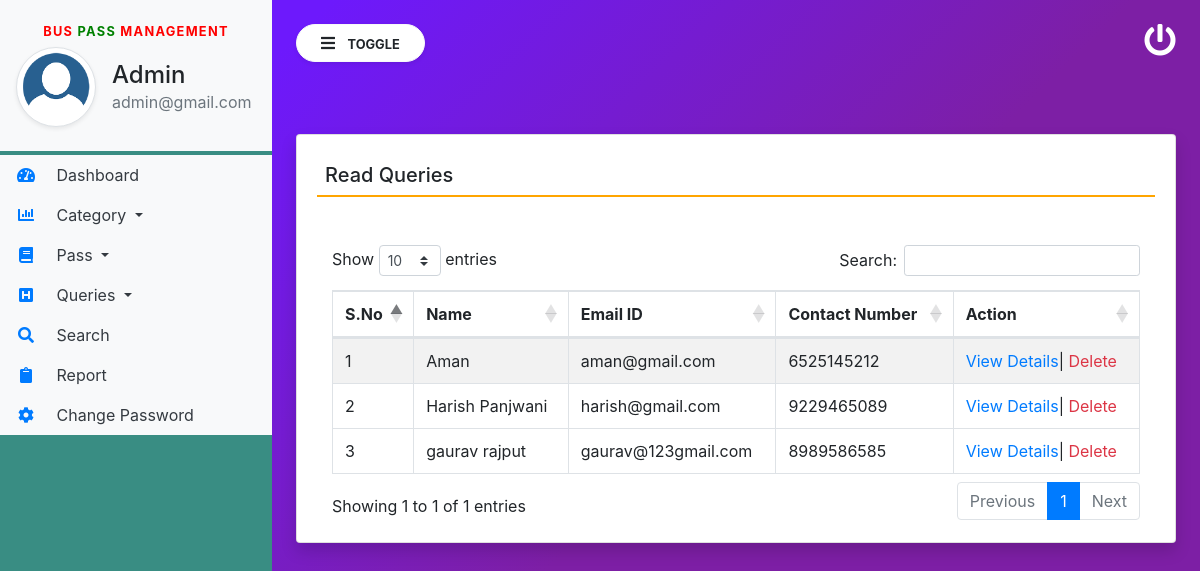
Screenshot of /read_queries (signed in) with the database file from the repository.
### buspass/models.py (models this page shows, shortened)
class Contact(models.Model):
    name = models.CharField(max_length=200, null=True)
    emailid = models.CharField(max_length=100, null=True)
    contact = models.CharField(max_length=15, null=True)
    message = models.CharField(max_length=300, null=True)
    msgdate = models.DateField(null=True)
    isread = models.CharField(max_length=10, null=True)

### buspass/views.py (the view)
# urls.py: path('read_queries', read_queries, name='read_queries'),
def read_queries(request):
    if not request.user.is_authenticated:
        return redirect('login')
    contact = Contact.objects.filter(isread="yes")
    return render(request,'read_queries.html', locals())

### buspass/templates/read_queries.html
{% extends 'admin_base.html' %}
{% block main  %}
<div class="card shadow mt-5">
    <div class="card-body">
        <h5 class="p-2" style="border-bottom: 2px solid orange;">Read Queries </h5>
        <div class="container-fluid mt-5">
            <table id="example" class="table table-striped table-bordered" style="width:100%">
                <thead>
                <tr>
                    <th>S.No</th>
                    <th>Name</th>
                    <th>Email ID</th>
                    <th>Contact Number</th>
                    <th>Action</th>
                </tr>
                </thead>
                {% for i in contact %}
                <tbody>
                <tr>
                    <td>{{forloop.counter}}</td>
                    <td>{{i.name}}</td>
                    <td>{{i.emailid}}</td>
                    <td>{{i.contact}}</td>
                    <td><a href="{% url 'view_queries' i.id %}" class="text-primary">View Details</a>|
                        <a href="{% url 'delete_contact' i.id %}" class="text-danger"
                           onclick="return confirm('Are you sure to delete this Queries ?')">Delete</a></td>
                </tr>
                {% endfor %}
                </tbody>
            </table>
        </div>
    </div>
</div>
{% endblock %}

### buspass/templates/admin_base.html (shortened to what this page needs)
{% load static %}
<html lang="en">
<head>
    <link rel="stylesheet" href="https://maxcdn.bootstrapcdn.com/bootstrap/4.3.1/css/bootstrap.min.css">
    <link rel="stylesheet" href="https://use.fontawesome.com/releases/v5.6.3/css/all.css"
>
    <link rel="stylesheet" type="text/css" href="{% static 'css/sidebar.css' %}">
    <link rel="stylesheet" href="https://cdnjs.cloudflare.com/ajax/libs/twitter-bootstrap/4.5.2/css/bootstrap.css">
    <link rel="stylesheet" href="https://cdn.datatables.net/1.11.3/css/dataTables.bootstrap4.min.css">
</head>
<body>
<div class="vertical-nav bg-custom" id="sidebar">
    <div class="py-4 px-3 mb-1 bg-light">
        <center><h2 class="font-weight-bold text-uppercase px-3 small dashboard-text"><span style="color:red">Bus</span> <span style="color:green">Pass</span> <span style="color:red">Management</span></h2></center>
        <div class="media d-flex align-items-center">
            <img src="{% static 'images/use.png' %}" width="80" height="80"
                 class="mr-3 rounded-circle img-thumbnail shadow-sm">
            <div class="media-body">
                <h4 class="mb-0">Admin</h4>
                <p class="text-muted mb-0">{{request.user.email}}</p>
            </div>
        </div>
    </div>
    <ul class="nav flex-column bg-white">
        <li class="nav-item">
            <a href="{% url 'admin_home' %}" class="nav-link text-dark bg-light">
                <i class="fas fa-tachometer-alt fa-fw mr-3 text-primary"></i>
                Dashboard
            </a>
        </li>
        <li class="nav-item dropdown">
            <a class="nav-link dropdown-toggle text-dark bg-light" href="#" id="navbardrop" data-toggle="dropdown">
                <i class="fas fa-chart-bar mr-3 text-primary fa-fw"></i> Category
            </a>
        </li>
        <li class="nav-item dropdown">
            <a class="nav-link dropdown-toggle text-dark bg-light" href="#" id="navbardrop" data-toggle="dropdown">
                <i class="fas fa-book mr-3 text-primary fa-fw"></i> Pass
            </a>
        </li>
        <li class="nav-item dropdown">
            <a class="nav-link dropdown-toggle text-dark bg-light" href="#" id="navbardrop" data-toggle="dropdown">
                <i class="fas fa-h-square mr-3 text-primary fa-fw"></i> Queries
            </a>
        </li>
        <li class="nav-item">
            <a href="{% url 'search' %}" class="nav-link text-dark bg-light">
                <i class="fa fa-search mr-3 text-primary fa-fw"></i>
                Search
            </a>
        </li>
        <li class="nav-item">
            <a href="{% url 'betweendate_report' %}" class="nav-link text-dark bg-light">
                <i class="fas fa-clipboard mr-3 text-primary fa-fw"></i>
                Report
            </a>
        </li>
        <li class="nav-item">
            <a href="{% url 'changePassword' %}" class="nav-link text-dark bg-light">
                <i class="fas fa-cog mr-3 text-primary fa-fw"></i>
                Change Password
            </a>
        </li>
    </ul>
</div>
<div class="page-content p-4" id="content">
    <a href="{% url 'logout' %}" title="logout" class="float-right text-white"><i
            class="fas fa-power-off fa-2x"></i></a>
    <button id="sidebarCollapse" type="button" class="btn btn-light bg-white rounded-pill shadow-sm px-4 mb-4">
        <i class="fas fa-bars mr-2"></i>
        <small class="text-uppercase font-weight-bold">Toggle</small>
    </button>
    {% block main %}
    {% endblock %}
</div>
</body>
</html>

### buspass/static/css/sidebar.css (style rules this page uses)
body { background-image : linear-gradient(135.9deg,rgba(109,25,252,1) 16.4%,rgba(125,31,165,1) 56.1%); min-height:100vh; }
.vertical-nav { min-width : 17rem; width : 17rem; height:100vh; position:fixed; top:0; left:0; transition: all 0.4s; }
.page-content { width:calc(100% - 17rem); margin-left:17rem; transition:all 0.4s; }
.dashboard-text { letter-spacing : 0.1em; color : #aaa; }
.bg-custom { background-color: #398d83!important; }

### rows the page displays
Contact: name "Aman", emailid "aman@gmail.com", contact "6525145212"
Contact: name "Harish Panjwani", emailid "harish@gmail.com", contact "9229465089"
Contact: name "gaurav rajput", emailid "gaurav@123gmail.com", contact "8989586585"

### other values shown
{{ request.user.email }} "admin@gmail.com"
